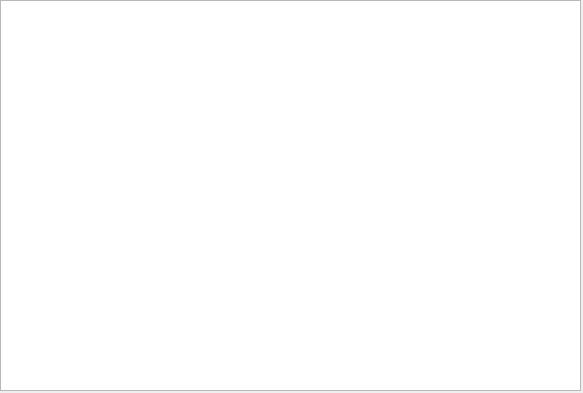
<?xml version="1.0" encoding="UTF-8"?>
<ui version="4.0">
 <class>Window_log</class>
 <widget class="QWidget" name="Window_log">
  <property name="geometry">
   <rect>
    <x>0</x>
    <y>0</y>
    <width>583</width>
    <height>393</height>
   </rect>
  </property>
  <property name="windowTitle">
   <string>Лог событий</string>
  </property>
  <widget class="QPlainTextEdit" name="plainTextEdit">
   <property name="geometry">
    <rect>
     <x>0</x>
     <y>0</y>
     <width>581</width>
     <height>391</height>
    </rect>
   </property>
   <property name="readOnly">
    <bool>true</bool>
   </property>
   <property name="plainText">
    <string/>
   </property>
  </widget>
 </widget>
 <resources/>
 <connections/>
</ui>
